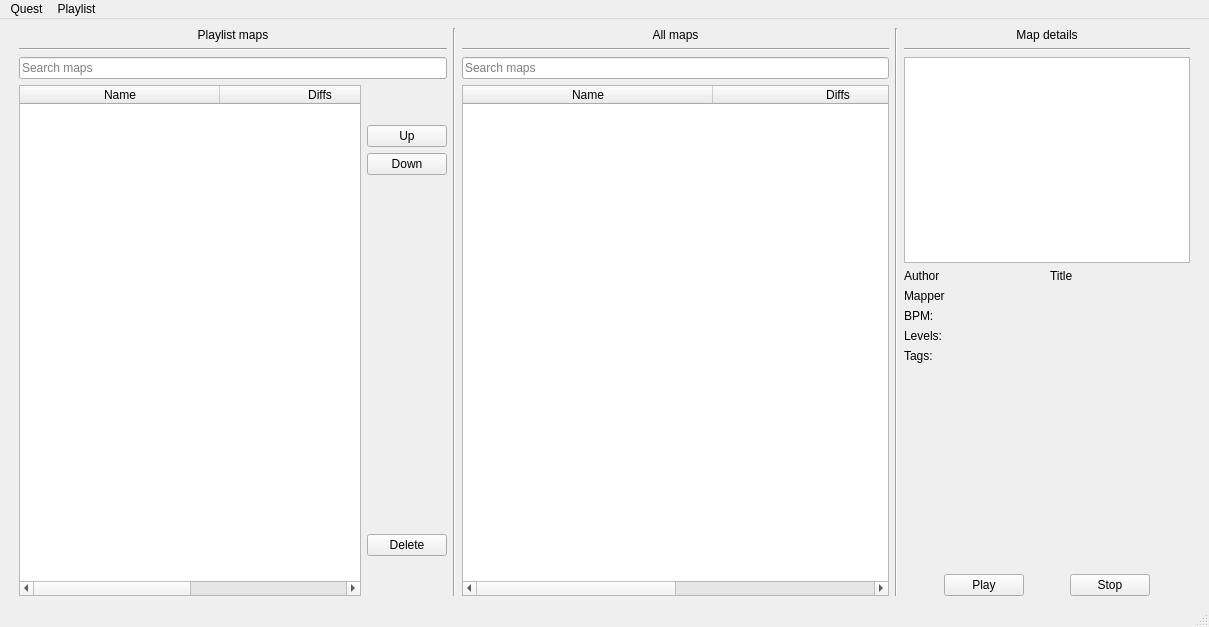
<?xml version="1.0" encoding="UTF-8"?>
<ui version="4.0">
 <class>MainWindow</class>
 <widget class="QMainWindow" name="MainWindow">
  <property name="geometry">
   <rect>
    <x>0</x>
    <y>0</y>
    <width>1209</width>
    <height>627</height>
   </rect>
  </property>
  <property name="windowTitle">
   <string>Beatsaber Quest3 playlist manager</string>
  </property>
  <widget class="QWidget" name="centralwidget">
   <property name="sizePolicy">
    <sizepolicy hsizetype="Preferred" vsizetype="Preferred">
     <horstretch>1</horstretch>
     <verstretch>1</verstretch>
    </sizepolicy>
   </property>
   <property name="layoutDirection">
    <enum>Qt::LeftToRight</enum>
   </property>
   <layout class="QHBoxLayout" name="horizontalLayout_6">
    <item>
     <spacer name="horizontalSpacer_4">
      <property name="orientation">
       <enum>Qt::Horizontal</enum>
      </property>
      <property name="sizeType">
       <enum>QSizePolicy::Minimum</enum>
      </property>
      <property name="sizeHint" stdset="0">
       <size>
        <width>10</width>
        <height>20</height>
       </size>
      </property>
     </spacer>
    </item>
    <item>
     <layout class="QHBoxLayout" name="horizontalLayout" stretch="3,0,3,0,0">
      <property name="sizeConstraint">
       <enum>QLayout::SetNoConstraint</enum>
      </property>
      <item>
       <layout class="QVBoxLayout" name="verticalLayout_5">
        <item>
         <widget class="QLabel" name="playlistMapsLabel">
          <property name="text">
           <string>Playlist maps</string>
          </property>
          <property name="alignment">
           <set>Qt::AlignCenter</set>
          </property>
         </widget>
        </item>
        <item>
         <widget class="Line" name="line_3">
          <property name="orientation">
           <enum>Qt::Horizontal</enum>
          </property>
         </widget>
        </item>
        <item>
         <widget class="QLineEdit" name="filterPlaylistMapsEdit">
          <property name="placeholderText">
           <string>Search maps</string>
          </property>
         </widget>
        </item>
        <item>
         <layout class="QHBoxLayout" name="horizontalLayout_2" stretch="10,1">
          <item>
           <widget class="QTableWidget" name="playlistsMapsTable">
            <attribute name="horizontalHeaderVisible">
             <bool>true</bool>
            </attribute>
            <attribute name="horizontalHeaderCascadingSectionResizes">
             <bool>false</bool>
            </attribute>
            <attribute name="horizontalHeaderMinimumSectionSize">
             <number>70</number>
            </attribute>
            <attribute name="horizontalHeaderDefaultSectionSize">
             <number>200</number>
            </attribute>
            <attribute name="horizontalHeaderHighlightSections">
             <bool>true</bool>
            </attribute>
            <attribute name="horizontalHeaderStretchLastSection">
             <bool>false</bool>
            </attribute>
            <attribute name="verticalHeaderVisible">
             <bool>true</bool>
            </attribute>
            <attribute name="verticalHeaderHighlightSections">
             <bool>true</bool>
            </attribute>
            <attribute name="verticalHeaderShowSortIndicator" stdset="0">
             <bool>false</bool>
            </attribute>
            <column>
             <property name="text">
              <string>Name</string>
             </property>
            </column>
            <column>
             <property name="text">
              <string>Diffs</string>
             </property>
            </column>
           </widget>
          </item>
          <item>
           <layout class="QVBoxLayout" name="verticalLayout_8" stretch="0,0,0,1,0,0">
            <item>
             <spacer name="verticalSpacer_2">
              <property name="orientation">
               <enum>Qt::Vertical</enum>
              </property>
              <property name="sizeHint" stdset="0">
               <size>
                <width>20</width>
                <height>40</height>
               </size>
              </property>
             </spacer>
            </item>
            <item>
             <widget class="QPushButton" name="selectionUpButton">
              <property name="text">
               <string>Up</string>
              </property>
             </widget>
            </item>
            <item>
             <widget class="QPushButton" name="selectionDownButton">
              <property name="text">
               <string>Down</string>
              </property>
             </widget>
            </item>
            <item>
             <spacer name="verticalSpacer">
              <property name="orientation">
               <enum>Qt::Vertical</enum>
              </property>
              <property name="sizeHint" stdset="0">
               <size>
                <width>20</width>
                <height>40</height>
               </size>
              </property>
             </spacer>
            </item>
            <item>
             <widget class="QPushButton" name="selectionDeleteButton">
              <property name="text">
               <string>Delete</string>
              </property>
             </widget>
            </item>
            <item>
             <spacer name="verticalSpacer_3">
              <property name="orientation">
               <enum>Qt::Vertical</enum>
              </property>
              <property name="sizeHint" stdset="0">
               <size>
                <width>20</width>
                <height>40</height>
               </size>
              </property>
             </spacer>
            </item>
           </layout>
          </item>
         </layout>
        </item>
       </layout>
      </item>
      <item>
       <widget class="Line" name="line">
        <property name="orientation">
         <enum>Qt::Vertical</enum>
        </property>
       </widget>
      </item>
      <item>
       <layout class="QVBoxLayout" name="verticalLayout_6">
        <item>
         <widget class="QLabel" name="allMapsLabel">
          <property name="text">
           <string>All maps</string>
          </property>
          <property name="alignment">
           <set>Qt::AlignCenter</set>
          </property>
         </widget>
        </item>
        <item>
         <widget class="Line" name="line_4">
          <property name="orientation">
           <enum>Qt::Horizontal</enum>
          </property>
         </widget>
        </item>
        <item>
         <widget class="QLineEdit" name="searchAllMapsEdit">
          <property name="placeholderText">
           <string>Search maps</string>
          </property>
         </widget>
        </item>
        <item>
         <widget class="QTableWidget" name="allMapsTable">
          <attribute name="horizontalHeaderDefaultSectionSize">
           <number>250</number>
          </attribute>
          <attribute name="horizontalHeaderStretchLastSection">
           <bool>true</bool>
          </attribute>
          <column>
           <property name="text">
            <string>Name</string>
           </property>
          </column>
          <column>
           <property name="text">
            <string>Diffs</string>
           </property>
          </column>
         </widget>
        </item>
       </layout>
      </item>
      <item>
       <widget class="Line" name="line_2">
        <property name="orientation">
         <enum>Qt::Vertical</enum>
        </property>
       </widget>
      </item>
      <item>
       <layout class="QVBoxLayout" name="verticalLayout_2" stretch="0,0,0,0,0,0,0,0,0,0">
        <item>
         <widget class="QLabel" name="mapDetailsLabel">
          <property name="text">
           <string>Map details</string>
          </property>
          <property name="alignment">
           <set>Qt::AlignCenter</set>
          </property>
         </widget>
        </item>
        <item>
         <widget class="Line" name="line_5">
          <property name="orientation">
           <enum>Qt::Horizontal</enum>
          </property>
         </widget>
        </item>
        <item>
         <widget class="QGraphicsView" name="mapImageView"/>
        </item>
        <item>
         <layout class="QHBoxLayout" name="horizontalLayout_3">
          <item>
           <widget class="QLabel" name="songTitleLabel">
            <property name="text">
             <string>Author</string>
            </property>
           </widget>
          </item>
          <item>
           <widget class="QLabel" name="songAuthorLabel">
            <property name="text">
             <string>Title</string>
            </property>
           </widget>
          </item>
         </layout>
        </item>
        <item>
         <widget class="QLabel" name="songMapperLabel">
          <property name="text">
           <string>Mapper</string>
          </property>
         </widget>
        </item>
        <item>
         <widget class="QLabel" name="songBPMLabel">
          <property name="text">
           <string>BPM: </string>
          </property>
         </widget>
        </item>
        <item>
         <widget class="QLabel" name="diffsLabel">
          <property name="text">
           <string>Levels:</string>
          </property>
         </widget>
        </item>
        <item>
         <widget class="QLabel" name="tagsLabel">
          <property name="text">
           <string>Tags:</string>
          </property>
         </widget>
        </item>
        <item>
         <spacer name="verticalSpacer_4">
          <property name="orientation">
           <enum>Qt::Vertical</enum>
          </property>
          <property name="sizeHint" stdset="0">
           <size>
            <width>20</width>
            <height>40</height>
           </size>
          </property>
         </spacer>
        </item>
        <item>
         <layout class="QHBoxLayout" name="horizontalLayout_5">
          <item>
           <spacer name="horizontalSpacer">
            <property name="orientation">
             <enum>Qt::Horizontal</enum>
            </property>
            <property name="sizeHint" stdset="0">
             <size>
              <width>40</width>
              <height>20</height>
             </size>
            </property>
           </spacer>
          </item>
          <item>
           <widget class="QPushButton" name="playMusicButton">
            <property name="text">
             <string>Play</string>
            </property>
           </widget>
          </item>
          <item>
           <spacer name="horizontalSpacer_2">
            <property name="orientation">
             <enum>Qt::Horizontal</enum>
            </property>
            <property name="sizeHint" stdset="0">
             <size>
              <width>40</width>
              <height>20</height>
             </size>
            </property>
           </spacer>
          </item>
          <item>
           <widget class="QPushButton" name="stopMusicButton">
            <property name="text">
             <string>Stop</string>
            </property>
           </widget>
          </item>
          <item>
           <spacer name="horizontalSpacer_3">
            <property name="orientation">
             <enum>Qt::Horizontal</enum>
            </property>
            <property name="sizeHint" stdset="0">
             <size>
              <width>40</width>
              <height>20</height>
             </size>
            </property>
           </spacer>
          </item>
         </layout>
        </item>
       </layout>
      </item>
     </layout>
    </item>
    <item>
     <spacer name="horizontalSpacer_5">
      <property name="orientation">
       <enum>Qt::Horizontal</enum>
      </property>
      <property name="sizeType">
       <enum>QSizePolicy::Fixed</enum>
      </property>
      <property name="sizeHint" stdset="0">
       <size>
        <width>10</width>
        <height>20</height>
       </size>
      </property>
     </spacer>
    </item>
   </layout>
  </widget>
  <widget class="QMenuBar" name="menubar">
   <property name="geometry">
    <rect>
     <x>0</x>
     <y>0</y>
     <width>1209</width>
     <height>21</height>
    </rect>
   </property>
   <widget class="QMenu" name="menuFile">
    <property name="title">
     <string>Quest</string>
    </property>
    <addaction name="PullPlaylistsFromQuestAction"/>
    <addaction name="PushPlaylisToQuestAction"/>
   </widget>
   <widget class="QMenu" name="menuPlaylist">
    <property name="title">
     <string>Playlist</string>
    </property>
    <widget class="QMenu" name="menuChange">
     <property name="title">
      <string>Change</string>
     </property>
     <addaction name="changeImageAction"/>
     <addaction name="changeAuthorTitleAction"/>
    </widget>
    <addaction name="newPlaylistAction"/>
    <addaction name="savePlaylistAction"/>
    <addaction name="loadPlaylistAction"/>
    <addaction name="menuChange"/>
   </widget>
   <addaction name="menuFile"/>
   <addaction name="menuPlaylist"/>
  </widget>
  <widget class="QStatusBar" name="statusbar"/>
  <action name="PullPlaylistsFromQuestAction">
   <property name="text">
    <string>Pull playlists from Quest</string>
   </property>
  </action>
  <action name="savePlaylistAction">
   <property name="text">
    <string>Save</string>
   </property>
  </action>
  <action name="loadPlaylistAction">
   <property name="text">
    <string>Load</string>
   </property>
  </action>
  <action name="newPlaylistAction">
   <property name="text">
    <string>New</string>
   </property>
  </action>
  <action name="actionChange_title">
   <property name="text">
    <string>Change title</string>
   </property>
  </action>
  <action name="changeImageAction">
   <property name="text">
    <string>Image</string>
   </property>
  </action>
  <action name="changeAuthorTitleAction">
   <property name="text">
    <string>Title/Author</string>
   </property>
  </action>
  <action name="PushPlaylisToQuestAction">
   <property name="text">
    <string>Push playlist to Quest</string>
   </property>
  </action>
 </widget>
 <resources/>
 <connections/>
</ui>
